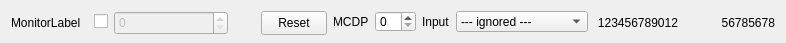
<?xml version="1.0" encoding="UTF-8"?>
<ui version="4.0">
 <class>MonitorPresetWidget</class>
 <widget class="QWidget" name="MonitorPresetWidget">
  <property name="geometry">
   <rect>
    <x>0</x>
    <y>0</y>
    <width>786</width>
    <height>43</height>
   </rect>
  </property>
  <property name="minimumSize">
   <size>
    <width>438</width>
    <height>32</height>
   </size>
  </property>
  <property name="windowTitle">
   <string>Form</string>
  </property>
  <layout class="QGridLayout" name="gridLayout">
   <item row="0" column="0">
    <widget class="QLabel" name="label">
     <property name="minimumSize">
      <size>
       <width>77</width>
       <height>24</height>
      </size>
     </property>
     <property name="text">
      <string>MonitorLabel</string>
     </property>
     <property name="wordWrap">
      <bool>false</bool>
     </property>
    </widget>
   </item>
   <item row="0" column="1">
    <widget class="QCheckBox" name="presetButton">
     <property name="toolTip">
      <string>activate preset for</string>
     </property>
     <property name="text">
      <string/>
     </property>
     <property name="checkable">
      <bool>true</bool>
     </property>
    </widget>
   </item>
   <item row="0" column="2">
    <widget class="QSpinBox" name="preset">
     <property name="enabled">
      <bool>false</bool>
     </property>
     <property name="minimumSize">
      <size>
       <width>114</width>
       <height>24</height>
      </size>
     </property>
     <property name="toolTip">
      <string>preset value for </string>
     </property>
     <property name="accelerated">
      <bool>true</bool>
     </property>
     <property name="maximum">
      <number>2000000000</number>
     </property>
     <property name="singleStep">
      <number>1000</number>
     </property>
    </widget>
   </item>
   <item row="0" column="3">
    <spacer name="horizontalSpacer">
     <property name="orientation">
      <enum>Qt::Horizontal</enum>
     </property>
     <property name="sizeHint" stdset="0">
      <size>
       <width>40</width>
       <height>20</height>
      </size>
     </property>
    </spacer>
   </item>
   <item row="0" column="4">
    <widget class="QPushButton" name="resetButton">
     <property name="minimumSize">
      <size>
       <width>60</width>
       <height>24</height>
      </size>
     </property>
     <property name="toolTip">
      <string>reset </string>
     </property>
     <property name="text">
      <string>Reset</string>
     </property>
     <property name="checkable">
      <bool>false</bool>
     </property>
    </widget>
   </item>
   <item row="0" column="5">
    <widget class="QLabel" name="mcpdLabel">
     <property name="text">
      <string>MCDP</string>
     </property>
    </widget>
   </item>
   <item row="0" column="6">
    <widget class="MCPDSpinBox" name="mcpdSpinBox"/>
   </item>
   <item row="0" column="7">
    <widget class="QLabel" name="inputLabel">
     <property name="text">
      <string>Input</string>
     </property>
    </widget>
   </item>
   <item row="0" column="8">
    <widget class="QComboBox" name="inputComboBox">
     <item>
      <property name="text">
       <string>--- ignored ---</string>
      </property>
     </item>
     <item>
      <property name="text">
       <string>Monitor/Chopper 1</string>
      </property>
     </item>
     <item>
      <property name="text">
       <string>Monitor/Chopper 2</string>
      </property>
     </item>
     <item>
      <property name="text">
       <string>Monitor/Chopper 3</string>
      </property>
     </item>
     <item>
      <property name="text">
       <string>Monitor/Chopper 4</string>
      </property>
     </item>
     <item>
      <property name="text">
       <string>Digital Input 1</string>
      </property>
     </item>
     <item>
      <property name="text">
       <string>Digital Input 2</string>
      </property>
     </item>
    </widget>
   </item>
   <item row="0" column="9">
    <widget class="QLabel" name="currentValue">
     <property name="minimumSize">
      <size>
       <width>84</width>
       <height>24</height>
      </size>
     </property>
     <property name="text">
      <string>123456789012</string>
     </property>
     <property name="alignment">
      <set>Qt::AlignRight|Qt::AlignTrailing|Qt::AlignVCenter</set>
     </property>
    </widget>
   </item>
   <item row="0" column="10">
    <spacer name="horizontalSpacer_2">
     <property name="orientation">
      <enum>Qt::Horizontal</enum>
     </property>
     <property name="sizeHint" stdset="0">
      <size>
       <width>40</width>
       <height>20</height>
      </size>
     </property>
    </spacer>
   </item>
   <item row="0" column="11">
    <widget class="QLabel" name="rate">
     <property name="sizePolicy">
      <sizepolicy hsizetype="MinimumExpanding" vsizetype="Preferred">
       <horstretch>0</horstretch>
       <verstretch>0</verstretch>
      </sizepolicy>
     </property>
     <property name="minimumSize">
      <size>
       <width>64</width>
       <height>24</height>
      </size>
     </property>
     <property name="text">
      <string>56785678</string>
     </property>
     <property name="alignment">
      <set>Qt::AlignRight|Qt::AlignTrailing|Qt::AlignVCenter</set>
     </property>
    </widget>
   </item>
  </layout>
 </widget>
 <resources/>
 <connections>
  <connection>
   <sender>presetButton</sender>
   <signal>toggled(bool)</signal>
   <receiver>MonitorPresetWidget</receiver>
   <slot>presetCheckClicked(bool)</slot>
   <hints>
    <hint type="sourcelabel">
     <x>20</x>
     <y>20</y>
    </hint>
    <hint type="destinationlabel">
     <x>20</x>
     <y>20</y>
    </hint>
   </hints>
  </connection>
  <connection>
   <sender>resetButton</sender>
   <signal>clicked()</signal>
   <receiver>MonitorPresetWidget</receiver>
   <slot>resetButtonClicked()</slot>
   <hints>
    <hint type="sourcelabel">
     <x>20</x>
     <y>20</y>
    </hint>
    <hint type="destinationlabel">
     <x>20</x>
     <y>20</y>
    </hint>
   </hints>
  </connection>
  <connection>
   <sender>mcpdSpinBox</sender>
   <signal>valueChanged(int)</signal>
   <receiver>MonitorPresetWidget</receiver>
   <slot>mcpdChanged(int)</slot>
   <hints>
    <hint type="sourcelabel">
     <x>391</x>
     <y>21</y>
    </hint>
    <hint type="destinationlabel">
     <x>392</x>
     <y>21</y>
    </hint>
   </hints>
  </connection>
  <connection>
   <sender>inputComboBox</sender>
   <signal>activated(int)</signal>
   <receiver>MonitorPresetWidget</receiver>
   <slot>inputChanged(int)</slot>
   <hints>
    <hint type="sourcelabel">
     <x>527</x>
     <y>21</y>
    </hint>
    <hint type="destinationlabel">
     <x>392</x>
     <y>21</y>
    </hint>
   </hints>
  </connection>
 </connections>
 <customwidgets>
  <customwidget>
   <class>MCPDSpinBox</class>
   <extends>QSpinBox</extends>
   <header>MCPDSpinBox.h</header>
   <slots>
    <slot>steps(int)</slot>
   </slots>
  </customwidget>
 </customwidgets>
 <slots>
  <slot>resetButtonClicked()</slot>
  <slot>presetCheckClicked(bool)</slot>
  <slot>mcpdChanged(int)</slot>
  <slot>inputChanged(int)</slot>
 </slots>
</ui>
